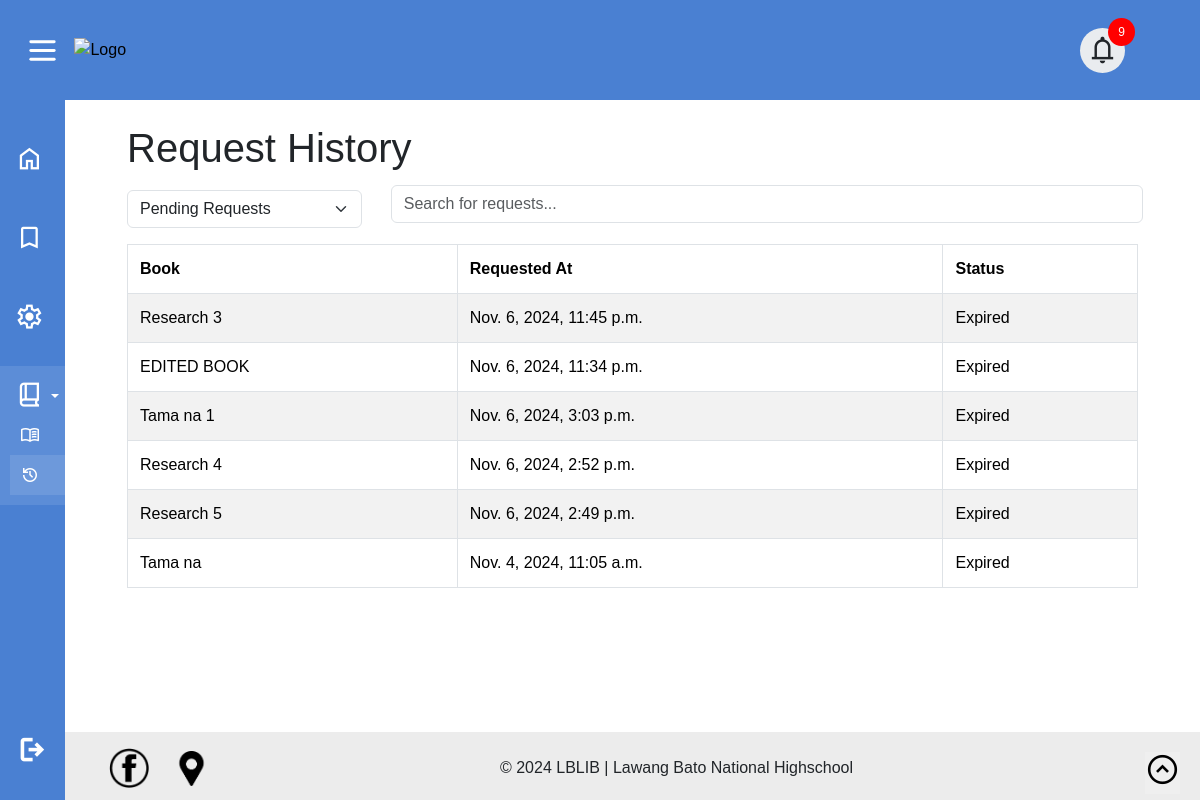
The app's page /student/request-history/ (signed in), older data.
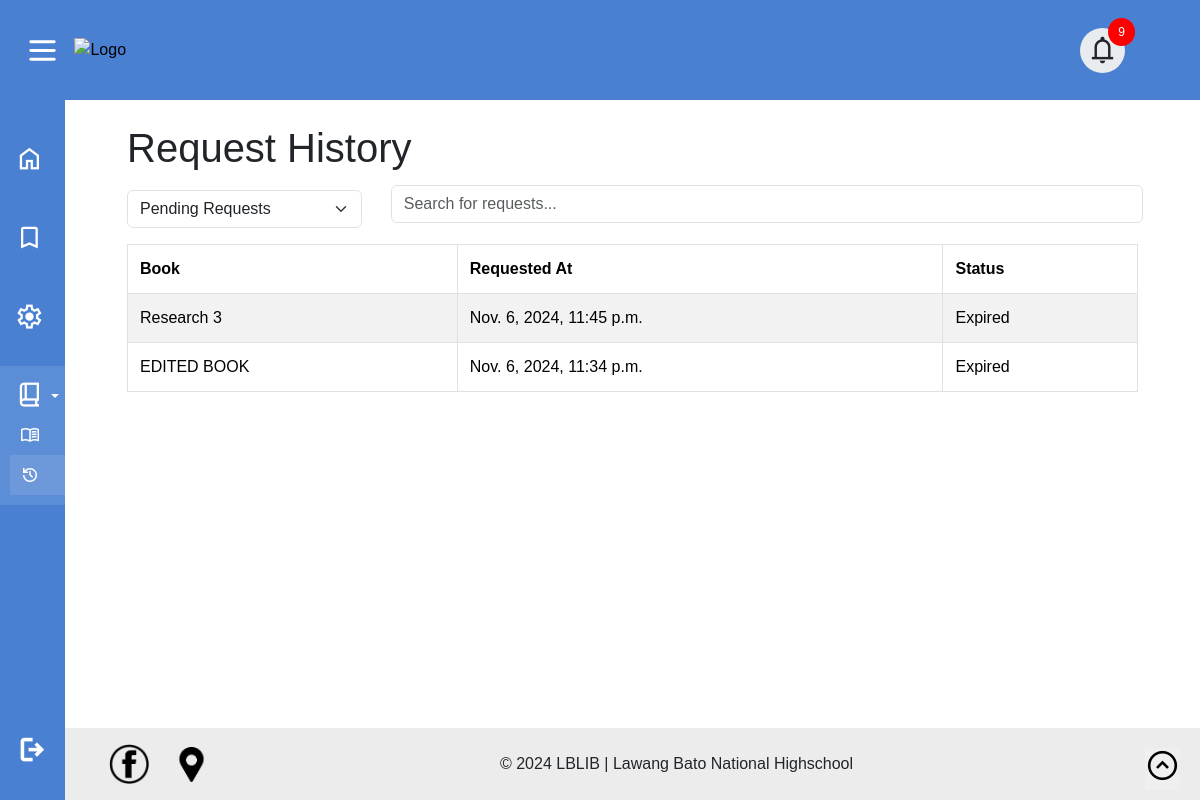
The same page, newer data.
### librarian/models.py (models this page shows, shortened)
class BorrowRequest(models.Model):
    book = models.ForeignKey(Books, on_delete=models.CASCADE)
    requested_by = models.ForeignKey(User, on_delete=models.CASCADE)
    requested_at = models.DateTimeField(auto_now_add=True)
    expires_at = models.DateTimeField(default=default_expiry)
    status = models.CharField(max_length=20, choices=[('Pending', 'Pending'), ('Approved', 'Approved'), ('Denied', 'Denied'), ('Expired', 'Expired')], default='Pending')
    file_type = models.CharField(max_length=20, choices=[('eBook', 'eBook'), ('Research Paper', 'Research Paper')], default='eBook')
    def is_expired(self):
        return timezone.now() > self.expires_at
    class Meta:
        indexes = [
            models.Index(fields=['book', 'requested_by']),
        ]

class Books(models.Model):
    BookTitle = models.CharField(max_length=100, unique=True)
    Author = models.CharField(max_length=100)
    Description = models.TextField(null=True, blank=True)
    Date = models.DateField()
    Category = models.ManyToManyField(Category)
    SubCategory = models.ManyToManyField(SubCategory)
    SubSection = models.ManyToManyField(SubSection)
    Language = models.CharField(max_length=100, choices=LANGUAGE_CHOICES, default='english')
    BookFile = models.FileField(upload_to="books/files/", default='default_value.pdf')
    BookImage = models.ImageField(upload_to="books/images/", default='default_image.jpg')
    deleted_at = models.DateTimeField(null=True, blank=True)
    available = models.BooleanField(default=True)
    bookmarked_by = models.ManyToManyField(User, related_name='bookmarks', blank=True)
    borrowed = models.ManyToManyField(User, related_name='borrow', blank="True")
    PageViews = models.IntegerField(default=0)
    eBook = models.BooleanField(default=False)
    research_paper = models.BooleanField(default=False)
    hardCopy = models.BooleanField(default=False)
    stock = models.IntegerField(default=0)
    TimesBorrow = models.IntegerField(default=0)
    def __str__(self):
        return self.BookTitle

### student/views.py (the view)
# urls.py: path('request-history/', views.request_history_view, name='request_history'),
@login_required
def request_history_view(request):
    pending_requests = BorrowRequest.objects.filter(requested_by=request.user).order_by('-requested_at')
    approved_requests = ApprovedRequest.objects.filter(requested_by=request.user).order_by('-approved_at')
    declined_requests = DeclinedRequest.objects.filter(requested_by=request.user).order_by('-declined_at')
    for request_obj in pending_requests:
        if request_obj.is_expired() and request_obj.status != 'Expired':
            request_obj.status = 'Expired'
            request_obj.save()
    context = {
        'pending_requests': pending_requests,
        'approved_requests': approved_requests,
        'declined_requests': declined_requests,
    }
    return render(request, 'requesthistory.html', context)

### student/templatetags/custom_tags.py (called while the page is built)
@register.filter(name='is_student')
def is_student(user):
    return user.groups.filter(name='Student').exists()

### student/templates/requesthistory.html (shortened to what this page needs)
{% extends 'student.html' %}
{% block body %}
<div class="container mt-4">
  <h1>Request History</h1>
  <div class="row mb-3 align-items-end">
    <div class="col-md-3">
      <div class="form-group">
        <select
          class="form-select"
          id="requestTypeSelect"
          onchange="toggleRequestTable()"
        >
          <option value="pending">Pending Requests</option>
        </select>
      </div>
    </div>
    <div class="col-md-9">
      <div class="form-group">
        <input
          type="text"
          class="form-control"
          id="searchInput"
          onkeyup="searchTable()"
          placeholder="Search for requests..."
        />
      </div>
    </div>
  </div>
  <div id="pendingRequestsTable" class="request-table">
    {% if pending_requests %}
    <table class="table table-striped">
      <thead class="thead-light">
        <tr>
          <th>Book</th>
          <th>Requested At</th>
          <th>Status</th>
        </tr>
      </thead>
      <tbody>
        {% for request in pending_requests %}
        <tr>
          <td>{{ request.book }}</td>
          <td>{{ request.requested_at }}</td>
          <td>{{ request.status }}</td>
        </tr>
        {% endfor %}
      </tbody>
    </table>
    {% else %}
    <div class="alert alert-warning">No pending requests found.</div>
    {% endif %}
  </div>
</div>
{% endblock %}

Row changes from the older to the newer data that the page shows:
removed BorrowRequest: book "Tama na 1", requested_at "Nov. 6, 2024, 3:03 p.m.", status "Expired"
removed BorrowRequest: book "Research 4", requested_at "Nov. 6, 2024, 2:52 p.m.", status "Expired"
removed BorrowRequest: book "Research 5", requested_at "Nov. 6, 2024, 2:49 p.m.", status "Expired"
removed BorrowRequest: book "Tama na", requested_at "Nov. 4, 2024, 11:05 a.m.", status "Expired"
